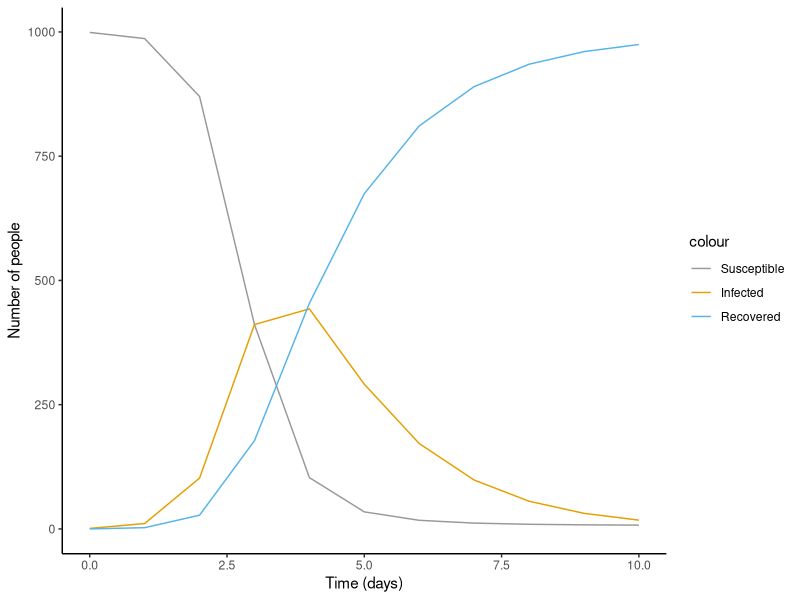

The R source for this figure: (Note: this script raises an error after producing the figure.)
## ---- chunk 1
knitr::opts_chunk$set(echo = TRUE)
## ---- chunk 2
#write diff eqs
sir <- function(time, state, parameters) {
  with(as.list(c(state, parameters)), {
    dS <- -beta * I * S
    dI <- beta * I * S - gamma * I
    dR <- gamma * I
    return(list(c(dS, dI, dR)))
  })
}
## ---- chunk 3
#write state variables
initial_state <- c(S=999, #Starting population of 999 susceptible people
                   I = 1, #Start with 1 infected person.
                   R = 0) #Nobody has recovered from the disease yet.


#define parameters

parameters_val <- c(beta= 0.003, #arbitrary made up number
                    gamma= 0.6) #arbitrary made up number

#specify time values
time_val <- seq(0, 10) #days
## ---- chunk 4
library(deSolve) #load package


run1 <- ode(  #run ode() on our functions, store solutions into new object
  y= initial_state,
  times = time_val,
  func = sir,
  parms = parameters_val
)

run1 #check on solutions

## ---- chunk 5
library(ggplot2)
library(magrittr)

run1.df <- as.data.frame(run1) #turn output into data frame for easier graphing

theme_set(theme_classic()) #make pretty

plotmaker <- function(...){
  return(... %>%
           ggplot(aes(x=time))+ #initialize graph
           geom_line(aes(y=S, color="Susceptible"))+ #draw S curve
           geom_line(aes(y=I, color="Infected"))+ #draw I curve
           geom_line(aes(y=R, color="Recovered")) + #draw R curve
           scale_color_manual(breaks=c("Susceptible","Infected","Recovered"), #manually specify colors
                              values=c("#999999","#E69F00","#56B4E9"))+
           ylab(label="Number of people")+
           xlab(label="Time (days)"))
}

p1 <- plotmaker(run1.df)
p1
## ---- chunk 6

sir_sim <- function(beta, gamma, S0, I0, R0, time) {
  require(deSolve) # because we need the ode() function
  
  # diff eqs, this should be identical to the functions you wrote above
  sir <- function(time, state, parameters) {
    with(as.list(c(state, parameters)), {
      dS <- -beta * I * S
      dI <- beta * I * S - gamma * I
      dR <- gamma * I
      return(list(c(dS, dI, dR)))
    })
  }
  
  # the parameters values:
  parameters_values <- c(beta  = beta, gamma = gamma)
  
  # the initial values of variables:
  initial_values <- c(S = S0, I = I0, R = R0)
  
  # solving
  output <- ode(initial_values, time, sir, parameters_values)
  
  # returning the output:
  output.df <- as.data.frame(output)
  
  #plot
  plotmaker(output.df)
}


sir_sim(beta = 0.003, gamma = 0.6, S0= 999, I0 = 1, R0 = 0, time = seq(0,10)) #run with parameters from before. The results should be identical to our previous run.
